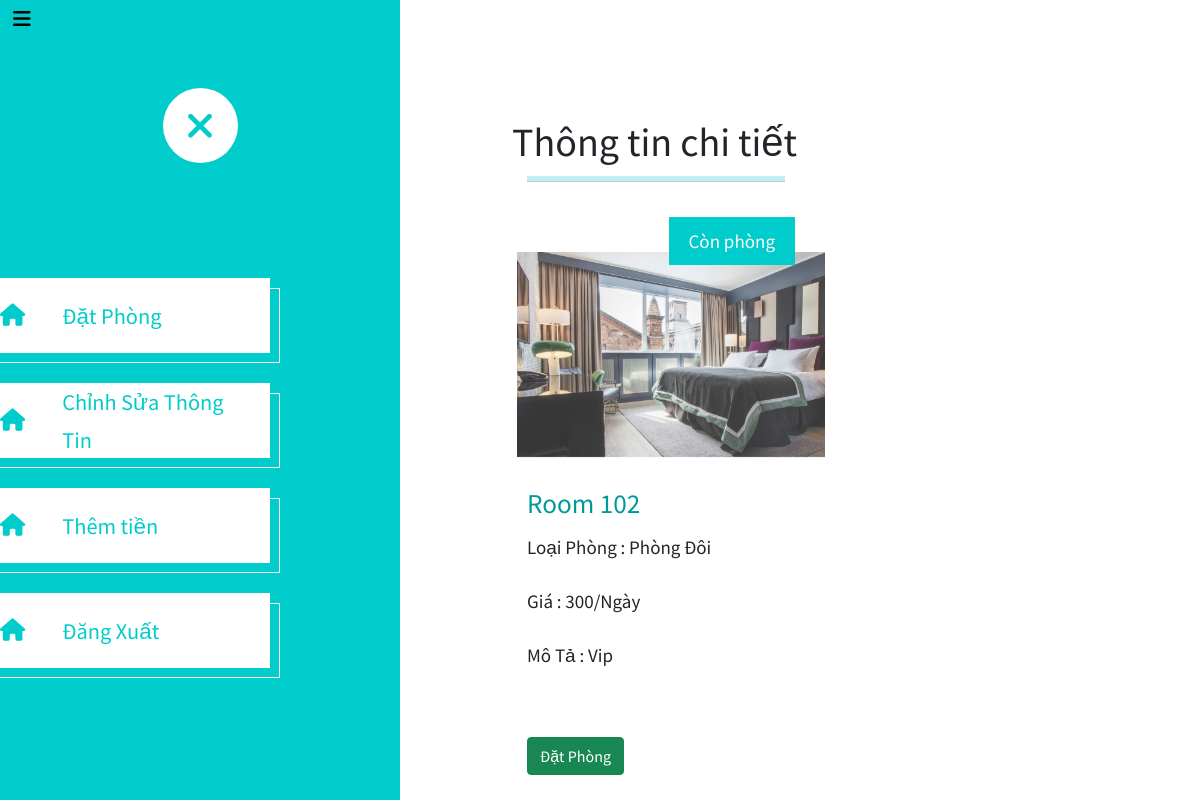
Page /Frontend/bookingroom.php?manage=RoomDetail&IDRoom=2 (signed in) on the earlier database version.
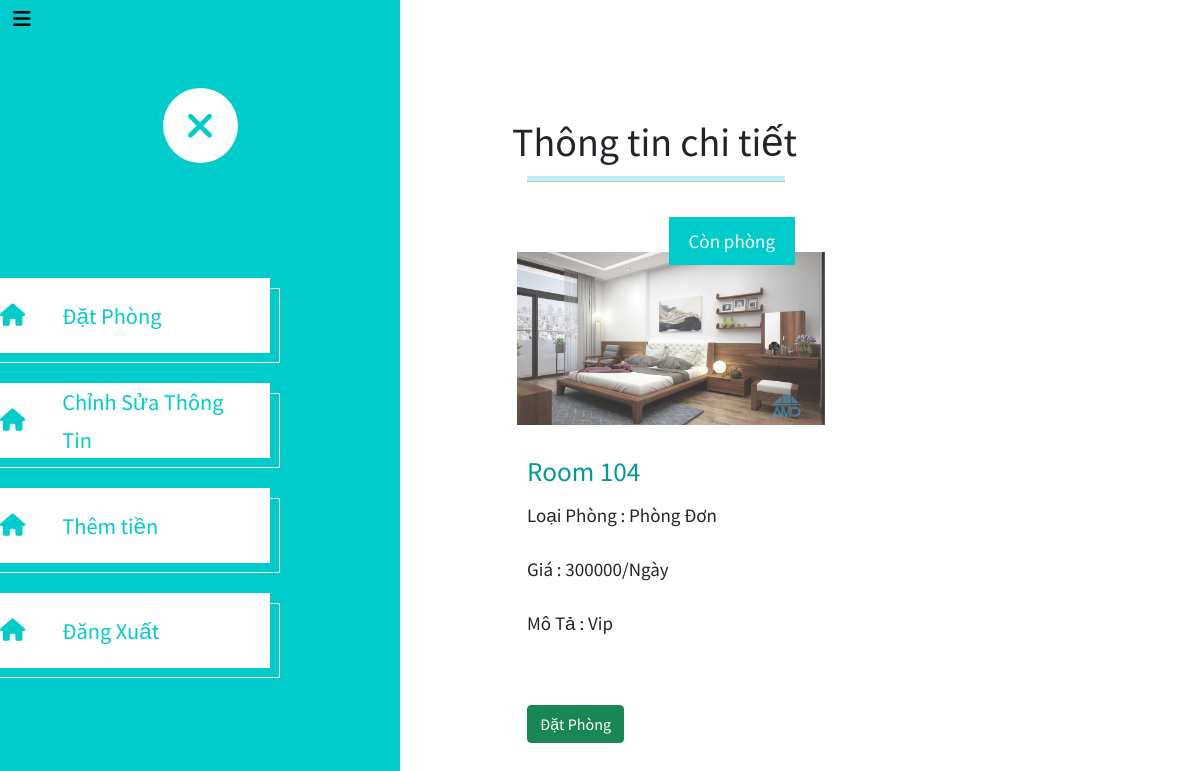
Same page on the later database version.
### tables this page shows
CREATE TABLE `room` (
  `ID` int(11) NOT NULL,
  `NumRoom` varchar(50) NOT NULL,
  `Status` tinyint(4) NOT NULL,
  `Type` int(11) NOT NULL,
  `Details` text NOT NULL,
  `Cost` int(11) NOT NULL,
  `Image` text NOT NULL,
  `FloorRoom` int(11) NOT NULL
);

### Frontend/CustomerManager/ContentPage/RoomDetail.php (the view, shortened to what this page needs)
<h1>Thông tin chi tiết</h1>
<?php
$sql_RoomDetail = "SELECT * FROM room WHERE ID='$_GET[IDRoom]' LIMIT 1";
$query_Detail = mysqli_query($mysqli, $sql_RoomDetail);
?>
<?php while ($row_pro = mysqli_fetch_array($query_Detail)) {?>
    <div class="col-xl-6 mx-12 "   >
                    <hr class="tm-hr-primary">
                    <a  class="effect-lily tm-post-link tm-pt-60">
                        <div class="tm-post-link-inner">
                            <img src="<?php echo $row_pro['Image']; ?>" alt="Image" class="img-fluid">
                        </div>
                        <span class="position-absolute tm-new-badge">
                                Còn phòng
                        </span>
                        <h2 class="tm-pt-30 tm-color-primary tm-post-title"><?php echo $row_pro['NumRoom']; ?></h2>
                    </a>
                    <p class="text-dark">Loại Phòng :
                        <?php if ($row_pro['Type'] == 1) {?>
                            Phòng Đơn
                        <?php } else if ($row_pro['Type'] == 2) {?>
                            Phòng Đôi
                        <?php } else if ($row_pro['Type'] == 4) {?>
                            Phòng 4 người
                        <?php }?>
                    </p>
                    <p class="text-dark">Giá : <?php echo $row_pro['Cost']; ?>/Ngày</p>
                    <p class="text-dark">Mô Tả : <?php echo $row_pro['Details']; ?></p>
                    <div class="d-flex justify-content-between tm-pt-45">
                    </div>
                    <form method="POST" action="bookingroom.php?manage=addInfobooking&IDRoom=<?php echo $row_pro['ID']; ?>"  enctype="multipart/form-data">
                        <button type="submit" class="btn btn-success" >Đặt Phòng</button>
                    </form>
                </div>
<?php }
?>

Differences in the rows shown:
changed room "Vip": Image: a different picture; NumRoom "Room 102" → "Room 104"; Cost "300" → "300000"; Type "Phòng Đôi" → "Phòng Đơn"
